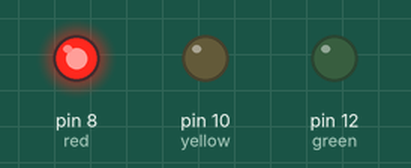
This sketch was run on a simulated Arduino Uno, built with avr-gcc and run on an emulated ATmega328P. On the bench: output pins drawn as LEDs (lit = HIGH).

Above: at 0.5 s.
At 1.5 s:
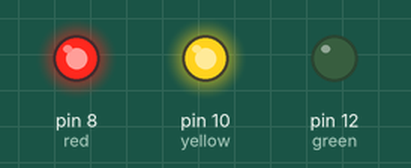
At 2.25 s:
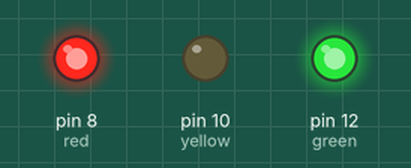
Timing chart, 0 to 3.0 s (numbered marks = the images above):
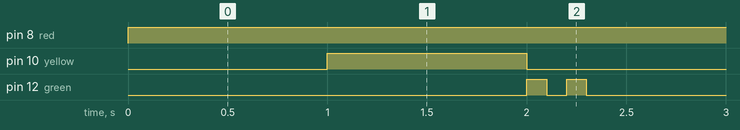

Measured:
- by itself, pin 8 (red): LOW → HIGH at 0.00 s
- by itself, pin 10 (yellow): alternates HIGH for 1.0 s and LOW for 1.4 s
- by itself, pin 12 (green): repeats every 2.4 s: LOW 0.10 s, HIGH 0.10 s, LOW 2.1 s, HIGH 0.10 s

The sketch:

traffic.ino
```cpp
void setup(){
  pinMode(8,OUTPUT);//red
  pinMode(10,OUTPUT);//yellow
  pinMode(12,OUTPUT);//green
}

void loop(){
  digitalWrite(8,HIGH);
  delay(1000);

  digitalWrite(10,HIGH);
  delay(1000);

  digitalWrite(10,LOW);
  digitalWrite(12,LOW);

  digitalWrite(12,HIGH);
  delay(100);
  digitalWrite(12,LOW);
  delay(100);
  digitalWrite(12,HIGH);
  delay(100);
  digitalWrite(12,LOW);
  delay(100);
}
```
